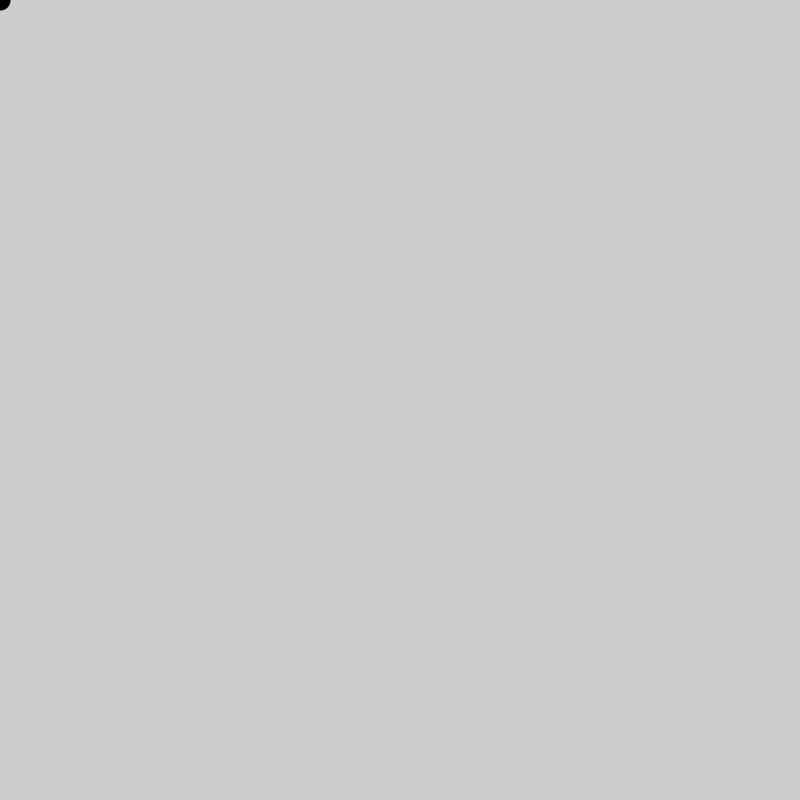
Frame 1 (no input)
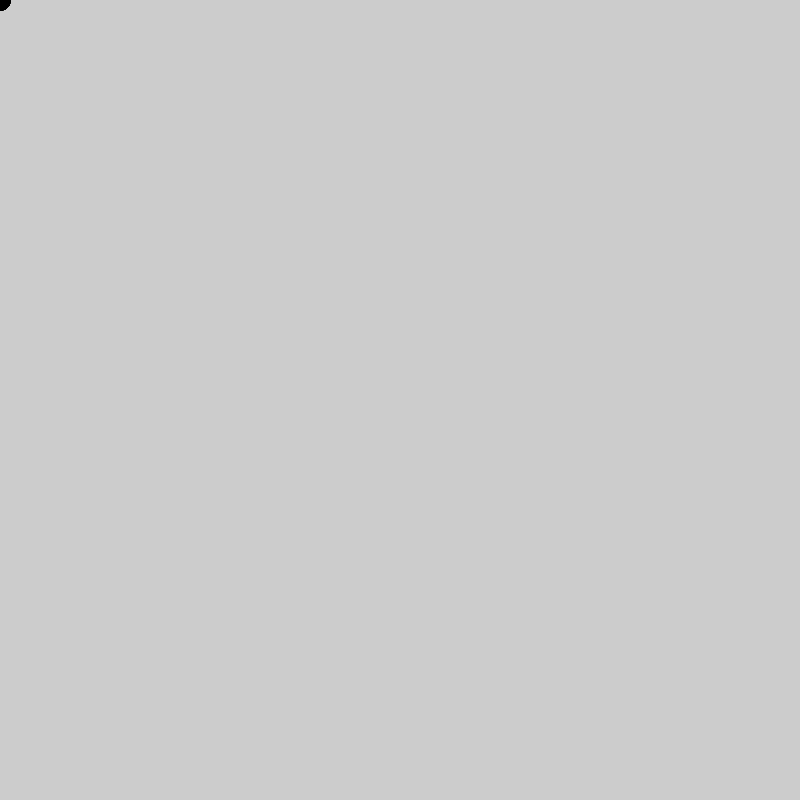
Frame 60 (the mouse pressed at the canvas centre just before this capture)
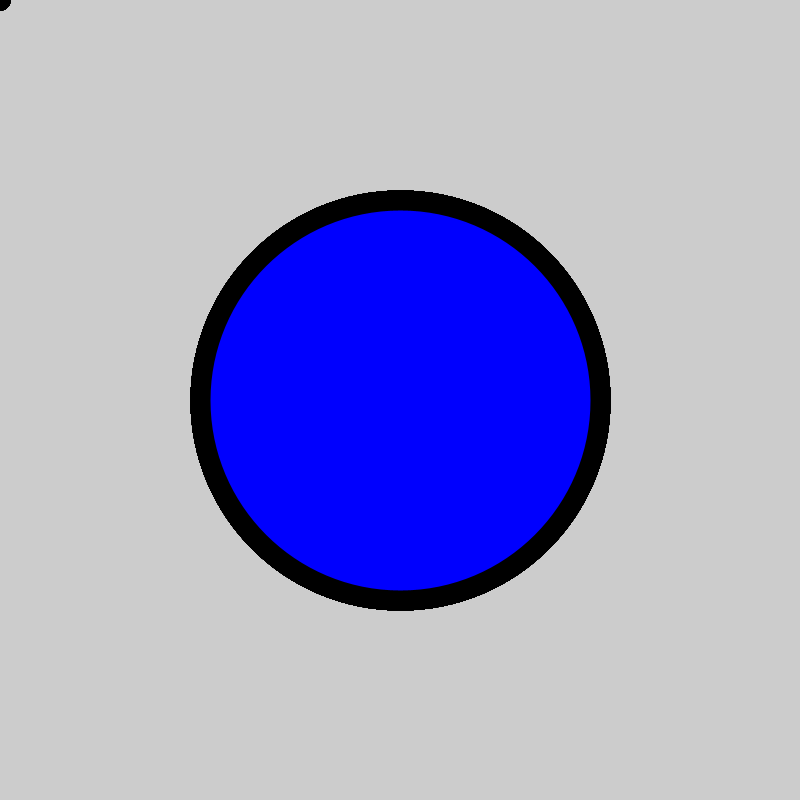
Frame 120 (the mouse held since frame 60 and released just before this capture)

The Processing sketch that drew these frames (run headless with seeded random() and noise(); from frame 60 on, the mouse is pressed at the canvas centre):

// Processing sketch: mousePressed
// ── mousePressed.pde
void setup(){
    size(800, 800);
    strokeWeight(20);
    colorMode(RGB,256);
    fill(0,0,255);
}

void draw(){
    if(mousePressed == true){
       ellipse(mouseX, mouseY, pmouseY, pmouseY);
    }else{
      line(mouseX, mouseY, pmouseY, pmouseY);
    }
}

void mouseReleased(){
    background(204);
}
